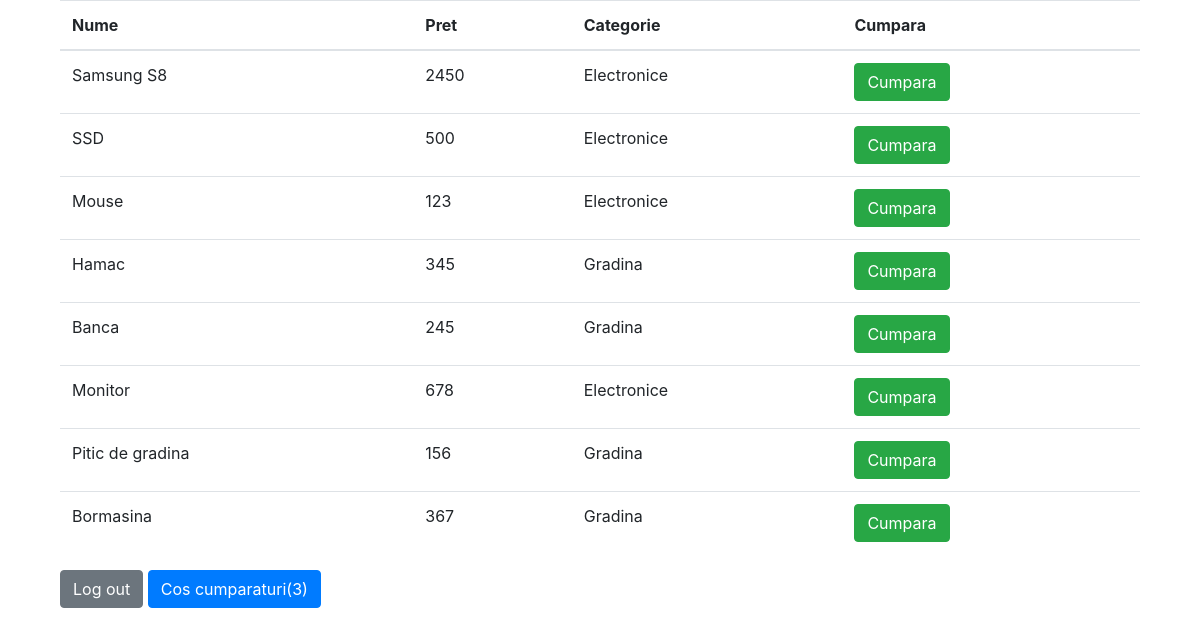
Screenshot of /LoginsAndManagementPHPFiles/produse.php (signed in) with the database file from the repository.
### tables this page shows
CREATE TABLE `produse` (
  `id` int(11) NOT NULL,
  `nume` varchar(255) NOT NULL,
  `pret` float NOT NULL,
  `categorie` varchar(255) NOT NULL
);

### LoginsAndManagementPHPFiles/produse.php (the view, shortened to what this page needs)
<?php
include 'connection.php';
?>
<!DOCTYPE html>
<html lang="en">
<head>
    <link href="css/bootstrap.min.css" type="text/css" rel="stylesheet">
</head>
<body>
    <div class="container">
        <div class="col-12">
            <table class="table">
            <thead>
               <th>Nume</th>
               <th>Pret</th>
               <th>Categorie</th>
               <th>Cumpara</th>
            </thead>
            <tbody>
              <?php
                 $query=mysqli_query($db,"SELECT * FROM produse");
                 while($row = mysqli_fetch_array($query, MYSQLI_BOTH)){
                     $id_produs = $row['id'];
                     $nume_produs = $row['nume'];
                     $pret_produs = $row['pret'];
                     $categorie_produs = $row['categorie'];
                 ?>
                 <tr>
                    <td><?php echo $nume_produs; ?></td>
                    <td><?php echo $pret_produs; ?></td>
                    <td><?php echo $categorie_produs; ?></td>
                    <td>
                    <a class="btn btn-success" href="produse.php?id_produs=<?php echo $id_produs ?>">Cumpara</a>
                    </td>
                 </tr>
                 <?php
                }
                 ?>
            </tbody>
            </table>
            <a href="logout.php" class="btn btn-secondary">Log out</a>
            <?php
            $query = mysqli_query($db,"SELECT id FROM cos_cumparaturi WHERE user_id='" . $_SESSION['id'] . " '");
            $numarProduse = mysqli_num_rows($query);
            ?>
            <a href="cos_cumparaturi.php" class="btn btn-primary">Cos cumparaturi(<?php echo $numarProduse; ?>)</a>
        </div>
    </div>
</body>
</html>

### rows the page displays
produse: nume "Samsung S8", pret "2450", categorie "Electronice"
produse: nume "SSD", pret "500", categorie "Electronice"
produse: nume "Mouse", pret "123", categorie "Electronice"
produse: nume "Hamac", pret "345", categorie "Gradina"
produse: nume "Banca", pret "245", categorie "Gradina"
produse: nume "Monitor", pret "678", categorie "Electronice"
produse: nume "Pitic de gradina", pret "156", categorie "Gradina"
produse: nume "Bormasina", pret "367", categorie "Gradina"

### other values shown
$numarProduse "3"
